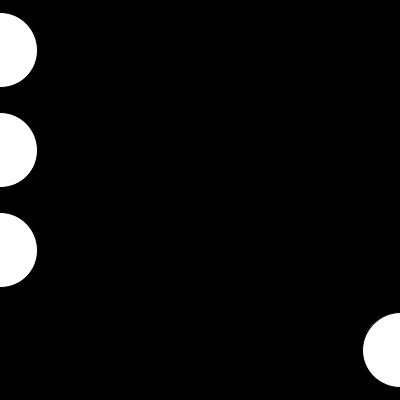
Frame 1 (no input)
Frame 60 (the mouse pressed at the canvas centre just before this capture): identical to frame 1, image omitted
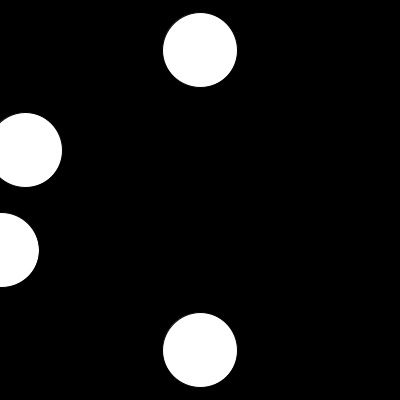
Frame 120 (the mouse held since frame 60 and released just before this capture)

The Processing sketch that drew these frames (run headless with seeded random() and noise(); from frame 60 on, the mouse is pressed at the canvas centre):

// Processing sketch: mouse_move_02
// ── mouse_move_02.pde
/*
INTERACTION MOUSE_01

*/

/////////////////////////// GLOBALS ////////////////////////////


/////////////////////////// SETUP ////////////////////////////

void setup() {
  size(400, 400);
  background(0);
  smooth();
}

/////////////////////////// DRAW ////////////////////////////
void draw() {
    background(0);
    float normX = mouseX/(float)width; // Valeurs entre 0.0 > 1.0
    println(normX);
    
    ellipse(mouseX,50,75,75);                   // Normal
    ellipse(pow(normX,4)*width,150,75,75);      // Décalage non-linéaire
    ellipse(pow(normX,8)*width,250,75,75);      // Décalage non-linéaire
    ellipse(width-mouseX,350,75,75);            // Inverse

}

/////////////////////////// FUNCTIONS ////////////////////////////
